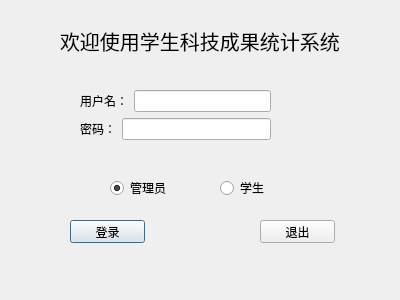
<?xml version="1.0" encoding="UTF-8"?>
<ui version="4.0">
 <class>LoginDialog</class>
 <widget class="QDialog" name="LoginDialog">
  <property name="geometry">
   <rect>
    <x>0</x>
    <y>0</y>
    <width>400</width>
    <height>300</height>
   </rect>
  </property>
  <property name="windowTitle">
   <string>Dialog</string>
  </property>
  <widget class="QPushButton" name="pushButton">
   <property name="geometry">
    <rect>
     <x>70</x>
     <y>220</y>
     <width>75</width>
     <height>23</height>
    </rect>
   </property>
   <property name="text">
    <string>登录</string>
   </property>
  </widget>
  <widget class="QPushButton" name="pushButton_2">
   <property name="geometry">
    <rect>
     <x>260</x>
     <y>220</y>
     <width>75</width>
     <height>23</height>
    </rect>
   </property>
   <property name="text">
    <string>退出</string>
   </property>
  </widget>
  <widget class="QRadioButton" name="adminRadioButton">
   <property name="geometry">
    <rect>
     <x>110</x>
     <y>180</y>
     <width>89</width>
     <height>16</height>
    </rect>
   </property>
   <property name="text">
    <string>管理员</string>
   </property>
   <property name="checked">
    <bool>true</bool>
   </property>
  </widget>
  <widget class="QRadioButton" name="radioButton_2">
   <property name="geometry">
    <rect>
     <x>220</x>
     <y>180</y>
     <width>89</width>
     <height>16</height>
    </rect>
   </property>
   <property name="text">
    <string>学生</string>
   </property>
  </widget>
  <widget class="QWidget" name="layoutWidget">
   <property name="geometry">
    <rect>
     <x>80</x>
     <y>90</y>
     <width>191</width>
     <height>52</height>
    </rect>
   </property>
   <layout class="QVBoxLayout" name="verticalLayout">
    <item>
     <layout class="QHBoxLayout" name="horizontalLayout">
      <item>
       <widget class="QLabel" name="label">
        <property name="text">
         <string>用户名：</string>
        </property>
       </widget>
      </item>
      <item>
       <widget class="QLineEdit" name="ursLineEdit"/>
      </item>
     </layout>
    </item>
    <item>
     <layout class="QHBoxLayout" name="horizontalLayout_2">
      <item>
       <widget class="QLabel" name="label_2">
        <property name="text">
         <string>密码：</string>
        </property>
       </widget>
      </item>
      <item>
       <widget class="QLineEdit" name="pwdLineEdit">
        <property name="echoMode">
         <enum>QLineEdit::Password</enum>
        </property>
       </widget>
      </item>
     </layout>
    </item>
   </layout>
  </widget>
  <widget class="QLabel" name="label_3">
   <property name="geometry">
    <rect>
     <x>60</x>
     <y>10</y>
     <width>301</width>
     <height>61</height>
    </rect>
   </property>
   <property name="font">
    <font>
     <pointsize>15</pointsize>
    </font>
   </property>
   <property name="text">
    <string>欢迎使用学生科技成果统计系统</string>
   </property>
  </widget>
 </widget>
 <resources/>
 <connections>
  <connection>
   <sender>pushButton_2</sender>
   <signal>clicked()</signal>
   <receiver>LoginDialog</receiver>
   <slot>close()</slot>
   <hints>
    <hint type="sourcelabel">
     <x>282</x>
     <y>228</y>
    </hint>
    <hint type="destinationlabel">
     <x>229</x>
     <y>228</y>
    </hint>
   </hints>
  </connection>
 </connections>
</ui>
